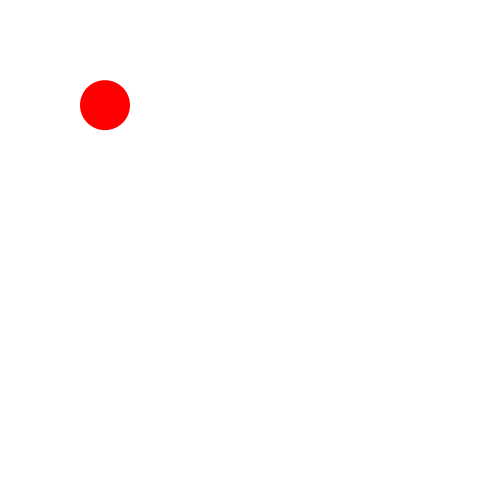
Frame 1 (no input)
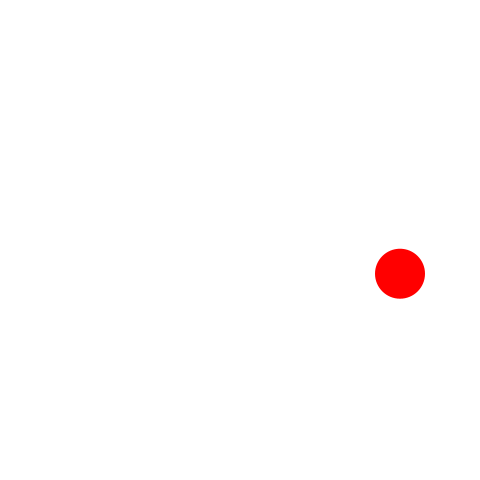
Frame 60 (the mouse pressed at the canvas centre just before this capture)
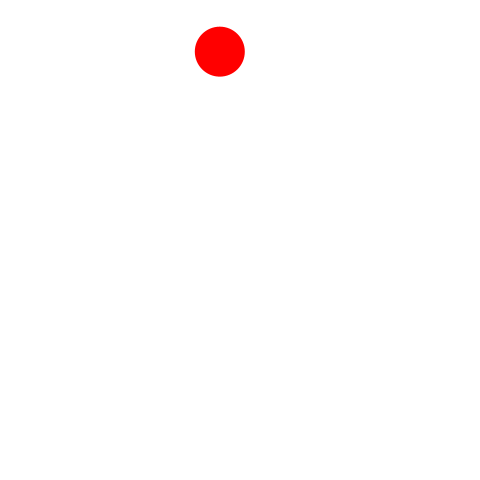
Frame 120 (the mouse held since frame 60 and released just before this capture)

The Processing sketch that drew these frames (run headless with seeded random() and noise(); from frame 60 on, the mouse is pressed at the canvas centre):

// Processing sketch: ballSplitter
// ── ballSplitter.pde
final float vx0min = -7;            // vxの初期値の下限
final float vx0max = 5;             // vxの初期値の上限
final float vy0min = 4;             // vyの初期値の下限
final float vy0max = 15;            // vyの初期値の上限
final float fps = 60;               // 1秒間あたりのフレーム数
final float gravity = 9.8 / fps;    // 1フレームあたりの重力加速度
final float elas = 0.98;            // 反発係数
//final float D = 40;                 // ボールの直径
final float hueMax = 360.0;         // 色相の最大値
final int MAXBALLNUMBER=200;
int currentBallNumber=1;
int i=1;
Ball[] ball;

void setup() {
  frameRate(fps);
  size(480, 480);
  noStroke();
  colorMode(HSB, hueMax, 100, 100);
  fill(0, 0, 0);
  ball=new Ball[MAXBALLNUMBER];
  // ボールの中心のx座標
  // ボールの中心のy座標
  // ボールの速度のx成分
  // ボールの速度のy成分をコンストラクタで決定(コンストラクタがなければランダム)
  ball[0]=new Ball(100, 100, 5, 5);//
}

void draw() {
  background(0, 0, 100);
  for (i=1; currentBallNumber>=i; i++) {
    ball[currentBallNumber-i].start();
  }
  i=1;
}

class Ball {
  float X  =0;
  float Y  =0;
  float VX =0;
  float VY =0;
  float d=50 ;
  int totalBounds;
  float Hue;
  boolean oneshot=false;

  Ball() {
    this.X = random(this.d/ 2, width - this.d / 2);
    this.Y = random(this.d / 2, height / 5);
    this.VX = random(vx0min, vx0max);
    this.VY = random(vy0min, vy0max);
  }
  Ball(float X, float Y, float VX, float VY) {
    this.X = X;
    this.Y = Y;
    this.VX = VX;
    this.VY = VY;
  }
  Ball(float X, float Y, float VX, float VY,float d,float Hue) {
    this.X = X;
    this.Y = Y;
    this.VX = VX;
    this.VY = VY;
    this.d=d;
    this.Hue=Hue;
  }


  void start() {
    move();
    ellipse(this.X, this.Y, this.d, this.d);
  }
  void move() {
    this.X  += this.VX;          // ボールが速度ぶん移動する
    this.VY += gravity;           // 速度のy成分に重力加速度を加算する
    this.Y  += this.VY;          // ボールが速度ぶん移動する
    if (this.X < this.d / 2) {
      this.VX = - this.VX * elas;
      this.X = this.d / 2;
      totalBounds++;
    } else if (this.X > width - this.d / 2) {
      this.VX = - this.VX  * elas;
      this.X = width - this.d / 2;
      totalBounds++;
    }
    if (this.Y > height - this.d / 2) {
      this.VY = - this.VY * elas;
      this.Y = height - this.d / 2;
      totalBounds++;
    } else if (this.Y < this.d / 2) {
      this.VY = - this.VY * elas;
      this.Y = this.d / 2;
      totalBounds++;
    }
    if (isNeighbor(this.X, this.Y, mouseX, mouseY, d / 2)&&oneshot==false) {
      oneshot=true;
    }
    if (!isNeighbor(this.X, this.Y, mouseX, mouseY, d / 2)&&oneshot==true) {
      oneshot=false;
      
      Hue+=60;
      Hue%=360;
      if (MAXBALLNUMBER>currentBallNumber) {
        currentBallNumber++;
        d=d*2/3;
        ball[currentBallNumber-1]=new Ball(this.X, this.Y, this.VX, -5,this.d,this.Hue);//100, 100, 5, 5,this.Hue
      }
    }
    fill(Hue, 100, 100);
    System.out.println("X座標は"+this.X+"."+"Y座標は"+this.Y+"."+"Xの加速度は"+this.VX+"."+"Yの加速度は"+this.VY+"."+"ボールの直径は"+this.d+"."+"ボールの色は"+this.Hue+",100,100"+"."+"ボールの合計bound回数は"+this.totalBounds);
  }
  
  
  boolean isNeighbor(float x1, float y1, float x2, float y2, float distance) {
  float dx = x1 - x2;
  float dy = y1 - y2;
  return dx * dx + dy * dy < distance * distance;
}
}
